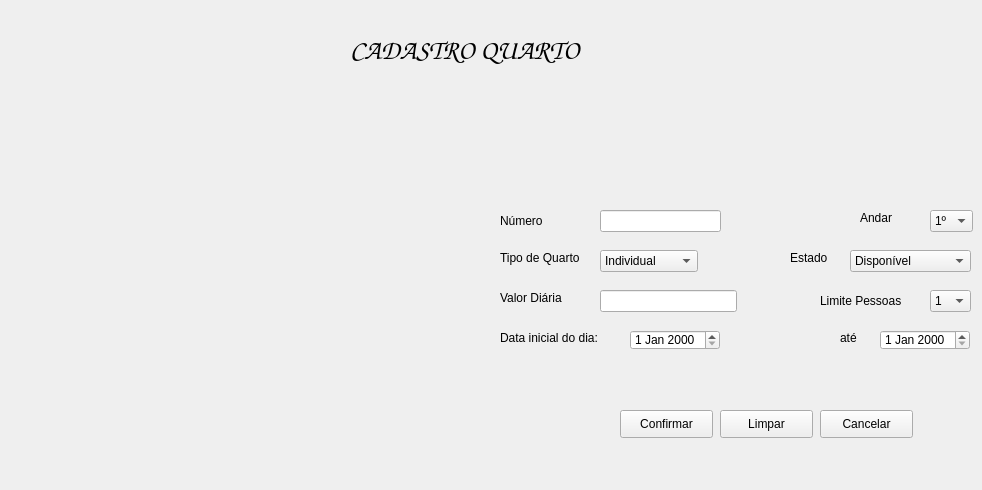
   <widget class="QWidget" name="page_3">
    <widget class="QLabel" name="label_19">
     <property name="geometry">
      <rect>
       <x>80</x>
       <y>130</y>
       <width>351</width>
       <height>351</height>
      </rect>
     </property>
     <property name="text">
      <string/>
     </property>
     <property name="pixmap">
      <pixmap resource="arquivosrecurso.qrc">:/imgs/imagens/quartoregistro.png</pixmap>
     </property>
     <property name="scaledContents">
      <bool>true</bool>
     </property>
    </widget>
    <widget class="QLabel" name="label_21">
     <property name="geometry">
      <rect>
       <x>350</x>
       <y>30</y>
       <width>381</width>
       <height>41</height>
      </rect>
     </property>
     <property name="font">
      <font>
       <family>Comic Sans MS</family>
       <pointsize>20</pointsize>
       <weight>75</weight>
       <bold>true</bold>
      </font>
     </property>
     <property name="text">
      <string>CADASTRO QUARTO</string>
     </property>
    </widget>
    <widget class="QLineEdit" name="txtNumero">
     <property name="geometry">
      <rect>
       <x>600</x>
       <y>210</y>
       <width>121</width>
       <height>22</height>
      </rect>
     </property>
    </widget>
    <widget class="QLabel" name="label_13">
     <property name="geometry">
      <rect>
       <x>500</x>
       <y>210</y>
       <width>61</width>
       <height>21</height>
      </rect>
     </property>
     <property name="text">
      <string>Número</string>
     </property>
    </widget>
    <widget class="QComboBox" name="comboQuarto">
     <property name="geometry">
      <rect>
       <x>600</x>
       <y>250</y>
       <width>98</width>
       <height>22</height>
      </rect>
     </property>
     <item>
      <property name="text">
       <string>Individual</string>
      </property>
     </item>
     <item>
      <property name="text">
       <string>Família</string>
      </property>
     </item>
     <item>
      <property name="text">
       <string>Presidencial</string>
      </property>
     </item>
    </widget>
    <widget class="QLabel" name="label_6">
     <property name="geometry">
      <rect>
       <x>500</x>
       <y>250</y>
       <width>86</width>
       <height>16</height>
      </rect>
     </property>
     <property name="text">
      <string>Tipo de Quarto</string>
     </property>
    </widget>
    <widget class="QLabel" name="label_16">
     <property name="geometry">
      <rect>
       <x>790</x>
       <y>250</y>
       <width>38</width>
       <height>16</height>
      </rect>
     </property>
     <property name="text">
      <string>Estado</string>
     </property>
    </widget>
    <widget class="QComboBox" name="comboEstado">
     <property name="geometry">
      <rect>
       <x>850</x>
       <y>250</y>
       <width>121</width>
       <height>22</height>
      </rect>
     </property>
     <item>
      <property name="text">
       <string>Disponível</string>
      </property>
     </item>
     <item>
      <property name="text">
       <string>Ocupado</string>
      </property>
     </item>
     <item>
      <property name="text">
       <string>Em Manutenção</string>
      </property>
     </item>
    </widget>
    <widget class="QDateEdit" name="dateInicial">
     <property name="geometry">
      <rect>
       <x>630</x>
       <y>330</y>
       <width>90</width>
       <height>20</height>
      </rect>
     </property>
    </widget>
    <widget class="QLabel" name="label">
     <property name="geometry">
      <rect>
       <x>500</x>
       <y>330</y>
       <width>106</width>
       <height>16</height>
      </rect>
     </property>
     <property name="text">
      <string>Data inicial do dia:</string>
     </property>
    </widget>
    <widget class="QLabel" name="label_17">
     <property name="geometry">
      <rect>
       <x>500</x>
       <y>290</y>
       <width>81</width>
       <height>16</height>
      </rect>
     </property>
     <property name="text">
      <string>Valor Diária</string>
     </property>
    </widget>
    <widget class="QLineEdit" name="txtDiaria">
     <property name="geometry">
      <rect>
       <x>600</x>
       <y>290</y>
       <width>137</width>
       <height>22</height>
      </rect>
     </property>
    </widget>
    <widget class="QLabel" name="label_18">
     <property name="geometry">
      <rect>
       <x>820</x>
       <y>290</y>
       <width>84</width>
       <height>21</height>
      </rect>
     </property>
     <property name="text">
      <string>Limite Pessoas</string>
     </property>
    </widget>
    <widget class="QComboBox" name="comboPessoas">
     <property name="geometry">
      <rect>
       <x>930</x>
       <y>290</y>
       <width>41</width>
       <height>22</height>
      </rect>
     </property>
     <item>
      <property name="text">
       <string>1</string>
      </property>
     </item>
     <item>
      <property name="text">
       <string>2</string>
      </property>
     </item>
     <item>
      <property name="text">
       <string>3</string>
      </property>
     </item>
     <item>
      <property name="text">
       <string>4</string>
      </property>
     </item>
     <item>
      <property name="text">
       <string>5</string>
      </property>
     </item>
    </widget>
    <widget class="QLabel" name="label_2">
     <property name="geometry">
      <rect>
       <x>840</x>
       <y>330</y>
       <width>31</width>
       <height>16</height>
      </rect>
     </property>
     <property name="text">
      <string>até</string>
     </property>
    </widget>
    <widget class="QDateEdit" name="dateFim">
     <property name="geometry">
      <rect>
       <x>880</x>
       <y>330</y>
       <width>90</width>
       <height>20</height>
      </rect>
     </property>
    </widget>
    <widget class="QLabel" name="label_14">
     <property name="geometry">
      <rect>
       <x>860</x>
       <y>210</y>
       <width>34</width>
       <height>16</height>
      </rect>
     </property>
     <property name="text">
      <string>Andar</string>
     </property>
    </widget>
    <widget class="QComboBox" name="comboAndar">
     <property name="geometry">
      <rect>
       <x>930</x>
       <y>210</y>
       <width>43</width>
       <height>22</height>
      </rect>
     </property>
     <item>
      <property name="text">
       <string>1º</string>
      </property>
     </item>
     <item>
      <property name="text">
       <string>2º</string>
      </property>
     </item>
     <item>
      <property name="text">
       <string>3º</string>
      </property>
     </item>
     <item>
      <property name="text">
       <string>4º</string>
      </property>
     </item>
     <item>
      <property name="text">
       <string>5º</string>
      </property>
     </item>
    </widget>
    <widget class="QPushButton" name="btnConfirmar_2">
     <property name="geometry">
      <rect>
       <x>620</x>
       <y>410</y>
       <width>93</width>
       <height>28</height>
      </rect>
     </property>
     <property name="text">
      <string>Confirmar</string>
     </property>
    </widget>
    <widget class="QPushButton" name="btnLimpar_2">
     <property name="geometry">
      <rect>
       <x>720</x>
       <y>410</y>
       <width>93</width>
       <height>28</height>
      </rect>
     </property>
     <property name="text">
      <string>Limpar</string>
     </property>
    </widget>
    <widget class="QPushButton" name="btnCancelar_2">
     <property name="geometry">
      <rect>
       <x>820</x>
       <y>410</y>
       <width>93</width>
       <height>28</height>
      </rect>
     </property>
     <property name="text">
      <string>Cancelar</string>
     </property>
    </widget>
   </widget>
